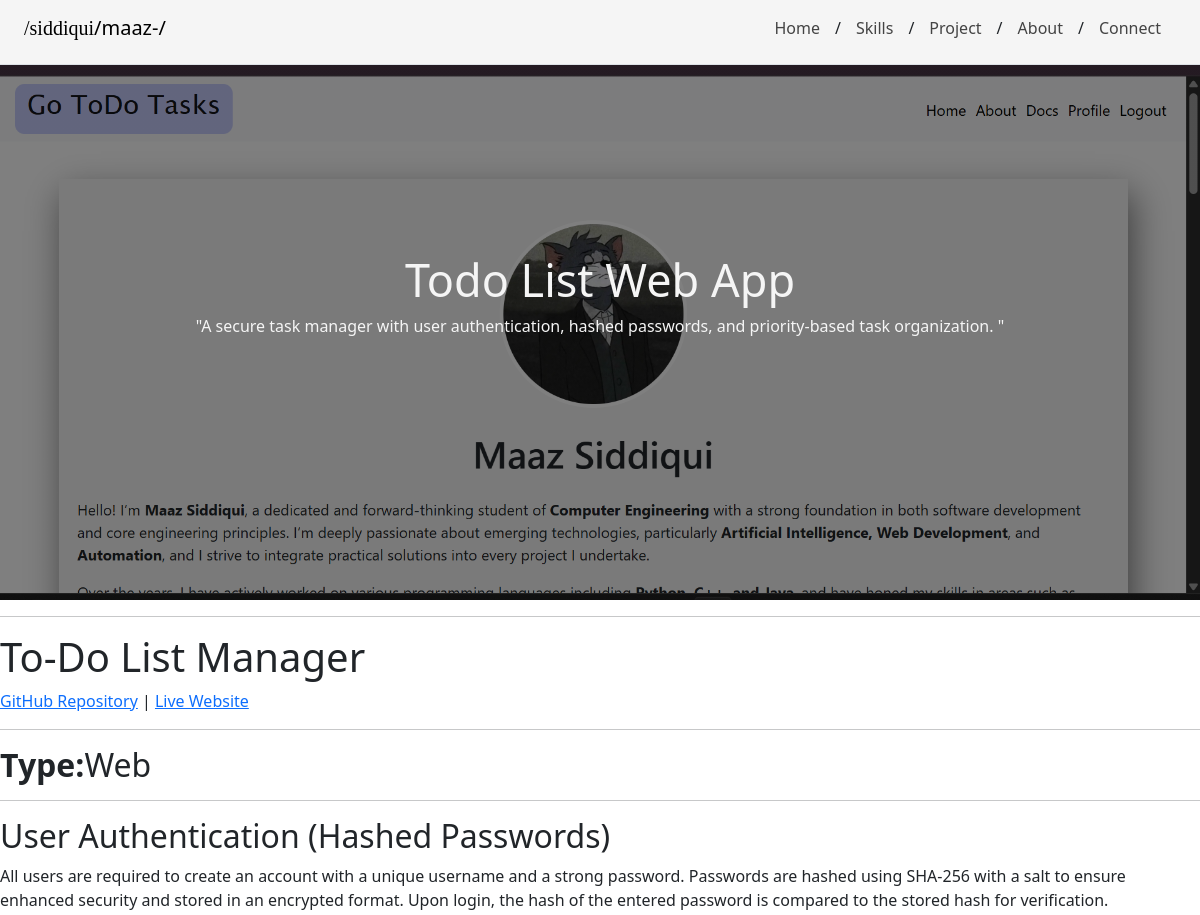
/maaz-project/1 (upper part), run on an earlier commit of the app's database.
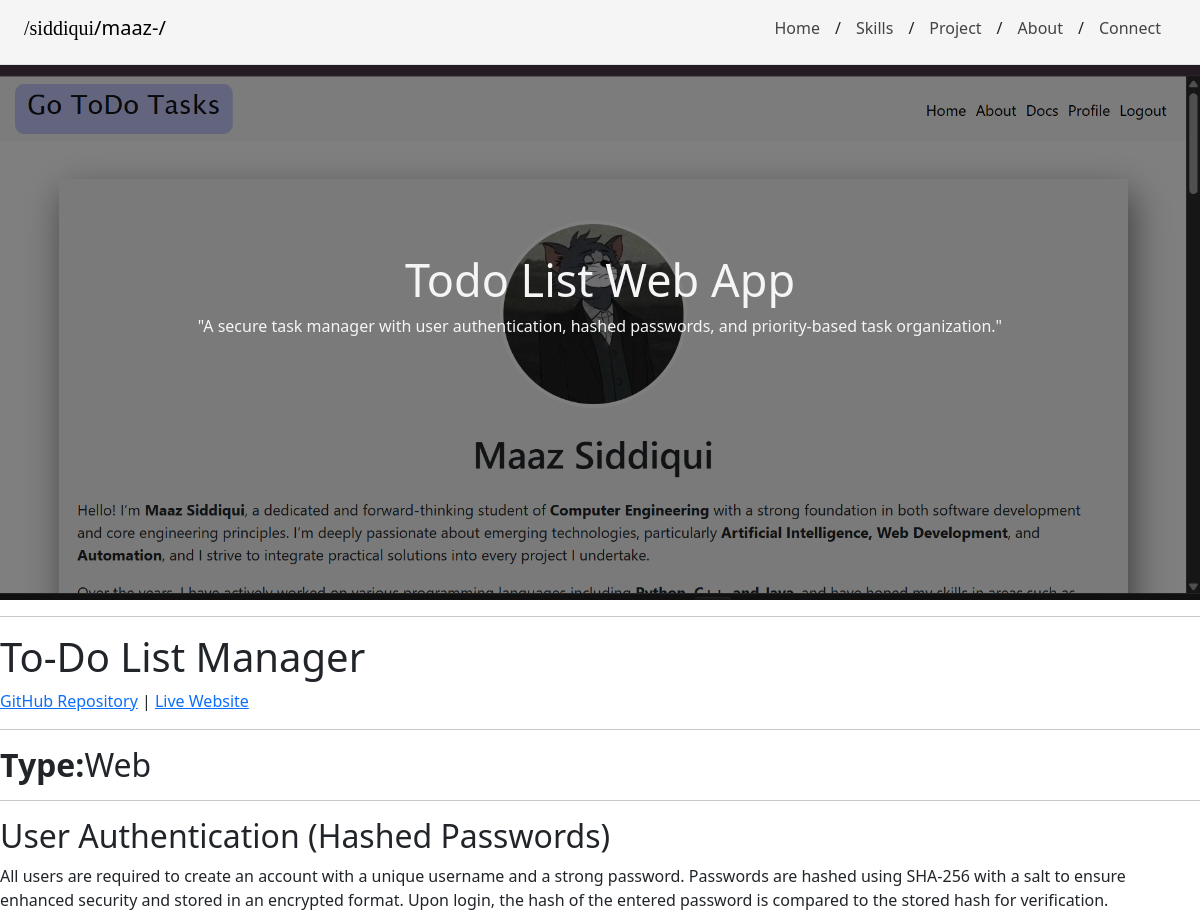
And on a later commit of the database.
### app.py (models this page shows, shortened)
class PROJECT_POSTS(db.Model):
    __tablename__ = 'PROJECTS'
    id = db.Column(db.Integer, primary_key=True)
    title = db.Column(db.String, unique=True)
    s_description = db.Column(db.String, nullable=False)
    img = db.Column(db.String, nullable=False)
    body = db.Column(db.String, nullable=False)

### app.py (the view)
@app.route("/maaz-project/<id>")
def maaz_project(id):
    print('+=========================================REACHED View Project=========================================+')
    post = PROJECT_POSTS.query.filter_by(id=int(id)).first()
    return render_template("specific-project.html", post=post)

### templates/specific-project.html (shortened to what this page needs)
{% extends 'base.html' %} {% block title %}Maaz | Project{% endblock %}  {% block body %}
<div class="project-bg">
    <p class="para"><span style="font-size:45px;">{{post.title}}</span><br>{{post.s_description}}</p>
</div>
<hr>
{{post.body|safe}}
{% endblock %}

### templates/base.html (shortened to what this page needs)
<!DOCTYPE html>
<html lang="en">
<head>
  <link href="https://cdn.jsdelivr.net/npm/bootstrap@5.3.7/dist/css/bootstrap.min.css" rel="stylesheet"
>
  <link rel="stylesheet" href="{{ url_for('static', filename='style.css') }}" />
</head>
<body>
      <div class="container">
        <header class="d-flex flex-wrap justify-content-center py-3 mb-4 border-bottom fixed-top"
            style="background-color:whitesmoke;"> <a href="/"
                class="d-flex align-items-center mb-3 mb-md-0 me-md-auto link-body-emphasis text-decoration-none">
                <h5><span style="font-family: 'Cambria';">/siddiqui</span>/maaz-/</h5>
                <p class="nav nav-pills">
                    <a href="#home" class="nav-link-header active-link" aria-current="page">Home</a> /
                    <a href="#skills" class="nav-link-header active-link">Skills</a> /
                    <a href="#projects" class="nav-link-header active-link">Project</a> /
                    <a href="#about" class="nav-link-header active-link">About</a> /
                    <a href="#connect" class="nav-link-header active-link">Connect</a>
                </p>
        </header>
    </div>
  {% block body %} {% endblock %}
</body>
</html>

### templates/base.html (style rules this page uses)
.nav-link-header { color: inherit; transition: all 0.3s ease-out; color: rgba(50, 50, 50, 0.913); text-decoration: none; padding-left: 10px; margin-left: 5px; margin-right: 5px; padding-right: 10px; }
header { padding-left: 1.5rem; padding-right: 1.5rem; }

What changed in the data, as far as the page shows it:
changed PROJECT_POSTS "Todo List Web App": s_description "\"A secure task manager with user authentication, hashed passwords, and priority-based task organization. \"" → "\"A secure task manager with user authentication, hashed passwords, and priority-based task organization.\""
